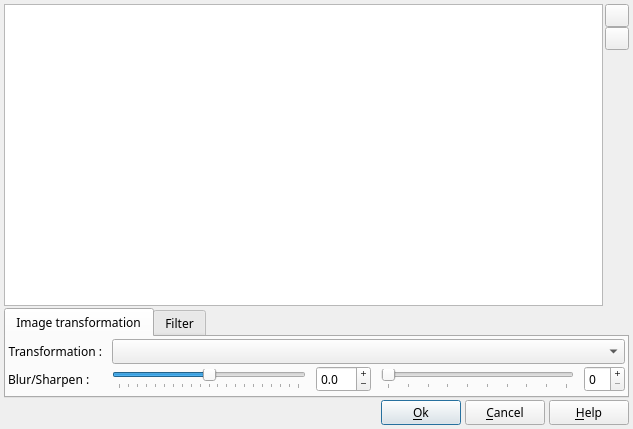
<?xml version="1.0" encoding="UTF-8"?>
<ui version="4.0">
 <class>DlgImageTransformation</class>
 <widget class="QDialog" name="DlgImageTransformation">
  <property name="geometry">
   <rect>
    <x>0</x>
    <y>0</y>
    <width>633</width>
    <height>429</height>
   </rect>
  </property>
  <property name="font">
   <font>
    <family>Sans Serif</family>
    <pointsize>9</pointsize>
   </font>
  </property>
  <property name="windowTitle">
   <string>Image transformation</string>
  </property>
  <layout class="QVBoxLayout" name="verticalLayout">
   <property name="spacing">
    <number>2</number>
   </property>
   <property name="margin">
    <number>4</number>
   </property>
   <item>
    <layout class="QHBoxLayout" name="horizontalLayout_3">
     <property name="spacing">
      <number>2</number>
     </property>
     <property name="margin">
      <number>0</number>
     </property>
     <item>
      <widget class="QGraphicsView" name="GraphicsView">
       <property name="verticalScrollBarPolicy">
        <enum>Qt::ScrollBarAsNeeded</enum>
       </property>
      </widget>
     </item>
     <item>
      <layout class="QVBoxLayout" name="verticalLayout_7">
       <property name="spacing">
        <number>0</number>
       </property>
       <property name="margin">
        <number>0</number>
       </property>
       <item>
        <widget class="QToolButton" name="ZoomPlusBt">
         <property name="text">
          <string notr="true"/>
         </property>
         <property name="icon">
          <iconset>
           <normaloff>img/zoomup.png</normaloff>img/zoomup.png</iconset>
         </property>
        </widget>
       </item>
       <item>
        <widget class="QToolButton" name="ZoomMinusBt">
         <property name="text">
          <string notr="true"/>
         </property>
         <property name="icon">
          <iconset>
           <normaloff>img/zoomdown.png</normaloff>img/zoomdown.png</iconset>
         </property>
        </widget>
       </item>
       <item>
        <spacer name="verticalSpacer">
         <property name="orientation">
          <enum>Qt::Vertical</enum>
         </property>
         <property name="sizeHint" stdset="0">
          <size>
           <width>20</width>
           <height>40</height>
          </size>
         </property>
        </spacer>
       </item>
      </layout>
     </item>
    </layout>
   </item>
   <item>
    <widget class="QTabWidget" name="tabWidget_2">
     <property name="sizePolicy">
      <sizepolicy hsizetype="Expanding" vsizetype="Preferred">
       <horstretch>0</horstretch>
       <verstretch>0</verstretch>
      </sizepolicy>
     </property>
     <property name="font">
      <font>
       <pointsize>9</pointsize>
      </font>
     </property>
     <property name="currentIndex">
      <number>0</number>
     </property>
     <widget class="QWidget" name="CorrectionTab">
      <attribute name="title">
       <string>Image transformation</string>
      </attribute>
      <layout class="QGridLayout" name="gridLayout_4">
       <property name="horizontalSpacing">
        <number>10</number>
       </property>
       <property name="verticalSpacing">
        <number>2</number>
       </property>
       <property name="margin">
        <number>2</number>
       </property>
       <item row="1" column="0">
        <widget class="QLabel" name="label_2">
         <property name="text">
          <string>Blur/Sharpen :</string>
         </property>
        </widget>
       </item>
       <item row="1" column="1">
        <widget class="QSlider" name="BlurSigmaSlider">
         <property name="minimum">
          <number>-100</number>
         </property>
         <property name="maximum">
          <number>100</number>
         </property>
         <property name="singleStep">
          <number>5</number>
         </property>
         <property name="orientation">
          <enum>Qt::Horizontal</enum>
         </property>
         <property name="tickPosition">
          <enum>QSlider::TicksBelow</enum>
         </property>
         <property name="tickInterval">
          <number>10</number>
         </property>
        </widget>
       </item>
       <item row="1" column="3">
        <widget class="QSlider" name="BlurRadiusSlider">
         <property name="maximum">
          <number>90</number>
         </property>
         <property name="singleStep">
          <number>5</number>
         </property>
         <property name="orientation">
          <enum>Qt::Horizontal</enum>
         </property>
         <property name="tickPosition">
          <enum>QSlider::TicksBelow</enum>
         </property>
         <property name="tickInterval">
          <number>10</number>
         </property>
        </widget>
       </item>
       <item row="1" column="4">
        <widget class="QSpinBox" name="BlurRadiusED">
         <property name="buttonSymbols">
          <enum>QAbstractSpinBox::PlusMinus</enum>
         </property>
         <property name="maximum">
          <number>90</number>
         </property>
         <property name="singleStep">
          <number>5</number>
         </property>
        </widget>
       </item>
       <item row="1" column="2">
        <widget class="QDoubleSpinBox" name="BlurSigmaED">
         <property name="buttonSymbols">
          <enum>QAbstractSpinBox::PlusMinus</enum>
         </property>
         <property name="decimals">
          <number>1</number>
         </property>
         <property name="minimum">
          <double>-10.000000000000000</double>
         </property>
         <property name="maximum">
          <double>10.000000000000000</double>
         </property>
         <property name="singleStep">
          <double>0.500000000000000</double>
         </property>
        </widget>
       </item>
       <item row="0" column="0">
        <widget class="QLabel" name="label_3">
         <property name="text">
          <string>Transformation :</string>
         </property>
         <property name="alignment">
          <set>Qt::AlignRight|Qt::AlignTrailing|Qt::AlignVCenter</set>
         </property>
        </widget>
       </item>
       <item row="0" column="1" colspan="4">
        <widget class="cOnOffFilterComboBox" name="TransformationCB"/>
       </item>
      </layout>
     </widget>
     <widget class="QWidget" name="FilterTab">
      <attribute name="title">
       <string>Filter</string>
      </attribute>
     </widget>
    </widget>
   </item>
   <item>
    <layout class="QHBoxLayout" name="horizontalLayout_2">
     <property name="spacing">
      <number>4</number>
     </property>
     <item>
      <spacer name="horizontalSpacer_2">
       <property name="orientation">
        <enum>Qt::Horizontal</enum>
       </property>
       <property name="sizeHint" stdset="0">
        <size>
         <width>40</width>
         <height>20</height>
        </size>
       </property>
      </spacer>
     </item>
     <item>
      <widget class="QPushButton" name="OKBT">
       <property name="text">
        <string>&amp;Ok</string>
       </property>
       <property name="icon">
        <iconset>
         <normaloff>img/action_ok.png</normaloff>img/action_ok.png</iconset>
       </property>
      </widget>
     </item>
     <item>
      <widget class="QPushButton" name="CloseBT">
       <property name="text">
        <string>&amp;Cancel</string>
       </property>
       <property name="icon">
        <iconset>
         <normaloff>img/action_cancel.png</normaloff>img/action_cancel.png</iconset>
       </property>
      </widget>
     </item>
     <item>
      <widget class="QPushButton" name="HelpBT">
       <property name="text">
        <string>&amp;Help</string>
       </property>
       <property name="icon">
        <iconset>
         <normaloff>img/help.png</normaloff>img/help.png</iconset>
       </property>
      </widget>
     </item>
    </layout>
   </item>
  </layout>
 </widget>
 <customwidgets>
  <customwidget>
   <class>cOnOffFilterComboBox</class>
   <extends>QComboBox</extends>
   <header>cCustomComboBox.h</header>
  </customwidget>
 </customwidgets>
 <resources/>
 <connections/>
</ui>
